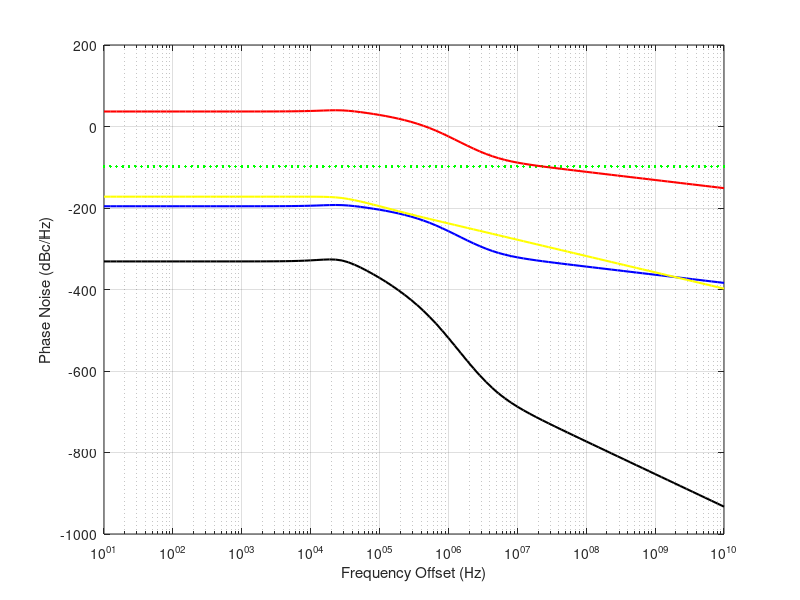

MATLAB code for this plot:
clc
clear
pkg load control

Freference = 26e6;
Fdco = 1.8e9;
Tref = 1.0/Freference;
Tdco = 1.0/Fdco;
FCW = Fdco/Freference;

%TDC & DCO spec.
tdc_res = 20e-12;
kdco = 20e3;
%Filter parameters
rho_filter = 2^(-15);
alpha_filter = 2^(-7);
lamda1 = 2^(-3);
lamda2 = lamda1;
lamda3 = lamda1;
lamda4 = 2^(-4);

f = logspace(1, 10, 100); % Frequency range from 10 Hz to 10 GHz
s = 1j * 2 * pi * f; % Complex frequency variable
%Quantization noise TDC page 121 book, eq 4.58
L_tdc_quant = (((2*pi)^2)/12) * ((tdc_res/Tdco)^2) *Tref;


%tranfer Function for high order ADPLL (IIR + PI)

%Hol page 137 book, eq 4.95
Hol_numerator = (rho_filter*Freference^2).*(s./((rho_filter*Freference)/alpha_filter) +1);
Hol_denominator = s.*s;%1*s2
Hol_tf = Hol_numerator./Hol_denominator;
H_closed_tdc_NoIIR = L_tdc_quant.*Hol_tf./(1+Hol_tf);
%Hol = (alpha * f_ref) ./ s + (ro * f_ref^2) ./ s.^2;

% H_iir1 Filter
H_iir1_filter_num = 1+s./Freference ;
H_iir1_filter_den = (s./(lamda1 .* Freference)) +1;
H_iir1_filter_tf = H_iir1_filter_num./ H_iir1_filter_den;

% H_iir2 Filter
H_iir2_filter_num = 1+s./Freference ;
H_iir2_filter_den = (s./(lamda2 * Freference)) +1;
H_iir2_filter_tf = H_iir2_filter_num./ H_iir2_filter_den;

% H_iir3 Filter
H_iir3_filter_num = 1+s./Freference ;
H_iir3_filter_den = (s./(lamda3 * Freference)) +1;
H_iir3_filter_tf = H_iir3_filter_num./ H_iir3_filter_den;

% H_iir4 Filter
H_iir4_filter_num = 1+s./Freference ;
H_iir4_filter_den = (s./(lamda4 * Freference)) +1;
H_iir4_filter_tf = H_iir4_filter_num./ H_iir4_filter_den;

% Multiply all the transfer functions with IIR filters
Hol_total_iir = Hol_tf .*(H_iir1_filter_tf .* H_iir2_filter_tf .* H_iir3_filter_tf .* H_iir4_filter_tf);

% CLosed loop transfer function of the TDC multplied with Quant noise eq 4.97
H_closed_tdc = L_tdc_quant.*Hol_total_iir./(1+Hol_total_iir);


%%%%%%%%%%%%%%%%%%%%%%%%%%%%%%%%%%%%%%%%%%%%%%%%%%%%%%%%%%%
%%%%%%%%%%%%%%%%%%%%%%%%%DCO%%%%%%%%%%%%%%%%%%%%%%%%%%%%%%%
%%%%%%%%%%%%%%%%%%%%%%%%%%%%%%%%%%%%%%%%%%%%%%%%%%%%%%%%%%%

% DCO quantization noise (without Sigma-Delta dithering)
%extremely important to compare this with the "natural" PN of the DCO itself!!!!
%eq 4.72
L_dco_quant = (1/12).*((kdco./f).^2).*(1/Freference).*sinc(kdco./Freference)^2;


%Transfer Function of DCO eq 4.98 NO MASH
Hclosed_dco = 1.0./(1.0 + Hol_total_iir)
Hclosed_dco_quant = Hclosed_dco.*L_dco_quant;


%Transfer Function of reference eq 4.96
Hclosed_ref = FCW.*Hol_total_iir./(1.0 + Hol_total_iir)


%Noises
L_tdc = 10*log10(L_tdc_quant);
PN_tdc_noIIR = 20*log10(abs(H_closed_tdc_NoIIR));
PN_tdc_IIR = 20*log10(abs(H_closed_tdc));
L_dco = 10*log10(L_dco_quant);
PN_dco_IIR = 20*log10(abs(Hclosed_dco_quant));
PN_ref_IIR = 20*log10(abs(Hclosed_ref));
% Total ADPLL noise PSD
adpll_pn = PN_tdc_IIR + PN_dco_IIR + PN_ref_IIR;


figure;
semilogx(f, L_tdc, 'g', 'LineWidth', 1.5);%tdc quantiz
hold on
%semilogx(f, PN_tdc_noIIR, 'b', 'LineWidth', 1.5);
semilogx(f, PN_tdc_IIR, 'b', 'LineWidth', 1.5);
%semilogx(f, L_dco, 'y', 'LineWidth', 1.5);
semilogx(f, PN_dco_IIR, 'y', 'LineWidth', 1.5);
semilogx(f, PN_ref_IIR, 'r', 'LineWidth', 1.5);
semilogx(f, adpll_pn, 'black', 'LineWidth', 1.5);
xlabel('Frequency Offset (Hz)');
ylabel('Phase Noise (dBc/Hz)');
grid on;
% Total ADPLL noise PSD


%tdc_pn_cl = tdc_pn_lin.*abs(H_cl_tdc).^2;


print("finish")














